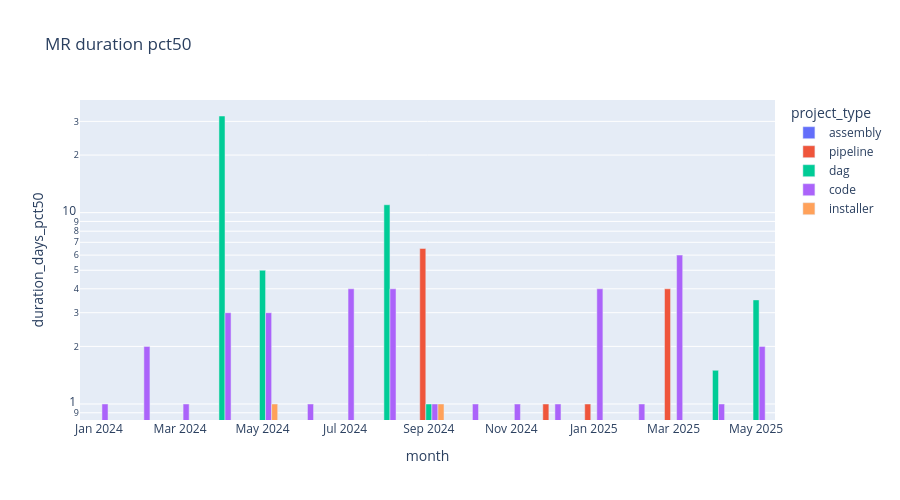

Source (notebook cell):
### Code cell
px.bar(mrs_duration.toPandas(),x='month',y='duration_days_pct50',color='project_type',title='MR duration pct50',height=500,log_y=True,barmode='group')

### Figure 1 — Plotly figure (JSON) as saved in the notebook; plotly's stock layout.template omitted (floating-point values rounded to 4 significant figures)
{"data": [{"alignmentgroup": "True", "hovertemplate": "project_type=assembly<br>month=%{x}<br>duration_days_pct50=%{y}<extra></extra>", "legendgroup": "assembly", "marker": {"color": "#636efa", "pattern": {"shape": ""}}, "name": "assembly", "offsetgroup": "assembly", "orientation": "v", "showlegend": true, "textposition": "auto", "type": "bar", "x": ["2024-06-01T00:00:00", "2024-02-01T00:00:00", "2024-04-01T00:00:00", "2025-02-01T00:00:00", "2025-01-01T00:00:00", "2024-10-01T00:00:00", "2024-12-01T00:00:00", "2024-08-01T00:00:00", "2025-05-01T00:00:00", "2024-03-01T00:00:00", "2025-04-01T00:00:00", "2025-03-01T00:00:00", "2024-11-01T00:00:00", "2024-07-01T00:00:00", "2024-01-01T00:00:00", "2024-09-01T00:00:00", "2024-05-01T00:00:00"], "xaxis": "x", "y": [0, 0, 0, 0, 0, 0, 0, 0, 0, 0, 0, 0, 0, 0, 0, 0, 0], "yaxis": "y"}, {"alignmentgroup": "True", "hovertemplate": "project_type=pipeline<br>month=%{x}<br>duration_days_pct50=%{y}<extra></extra>", "legendgroup": "pipeline", "marker": {"color": "#EF553B", "pattern": {"shape": ""}}, "name": "pipeline", "offsetgroup": "pipeline", "orientation": "v", "showlegend": true, "textposition": "auto", "type": "bar", "x": ["2024-12-01T00:00:00", "2024-08-01T00:00:00", "2024-11-01T00:00:00", "2024-09-01T00:00:00", "2024-06-01T00:00:00", "2025-02-01T00:00:00", "2024-10-01T00:00:00", "2025-03-01T00:00:00", "2024-07-01T00:00:00", "2025-01-01T00:00:00"], "xaxis": "x", "y": [1, 0, 0, 6.5, 0, 0, 0, 4, 0, 1], "yaxis": "y"}, {"alignmentgroup": "True", "hovertemplate": "project_type=dag<br>month=%{x}<br>duration_days_pct50=%{y}<extra></extra>", "legendgroup": "dag", "marker": {"color": "#00cc96", "pattern": {"shape": ""}}, "name": "dag", "offsetgroup": "dag", "orientation": "v", "showlegend": true, "textposition": "auto", "type": "bar", "x": ["2025-05-01T00:00:00", "2024-02-01T00:00:00", "2024-06-01T00:00:00", "2024-11-01T00:00:00", "2024-12-01T00:00:00", "2024-07-01T00:00:00", "2024-04-01T00:00:00", "2024-01-01T00:00:00", "2025-04-01T00:00:00", "2025-03-01T00:00:00", "2024-09-01T00:00:00", "2024-08-01T00:00:00", "2024-10-01T00:00:00", "2024-05-01T00:00:00"], "xaxis": "x", "y": [3.5, 0, 0, 0, 0, 0, 32, 0, 1.5, 0, 1, 11, 0, 5], "yaxis": "y"}, {"alignmentgroup": "True", "hovertemplate": "project_type=code<br>month=%{x}<br>duration_days_pct50=%{y}<extra></extra>", "legendgroup": "code", "marker": {"color": "#ab63fa", "pattern": {"shape": ""}}, "name": "code", "offsetgroup": "code", "orientation": "v", "showlegend": true, "textposition": "auto", "type": "bar", "x": ["2024-07-01T00:00:00", "2024-03-01T00:00:00", "2024-09-01T00:00:00", "2025-05-01T00:00:00", "2024-11-01T00:00:00", "2024-08-01T00:00:00", "2024-05-01T00:00:00", "2025-01-01T00:00:00", "2024-02-01T00:00:00", "2024-06-01T00:00:00", "2024-12-01T00:00:00", "2024-04-01T00:00:00", "2024-01-01T00:00:00", "2025-02-01T00:00:00", "2025-03-01T00:00:00", "2024-10-01T00:00:00", "2025-04-01T00:00:00"], "xaxis": "x", "y": [4, 1, 1, 2, 1, 4, 3, 4, 2, 1, 1, 3, 1, 1, 6, 1, 1], "yaxis": "y"}, {"alignmentgroup": "True", "hovertemplate": "project_type=installer<br>month=%{x}<br>duration_days_pct50=%{y}<extra></extra>", "legendgroup": "installer", "marker": {"color": "#FFA15A", "pattern": {"shape": ""}}, "name": "installer", "offsetgroup": "installer", "orientation": "v", "showlegend": true, "textposition": "auto", "type": "bar", "x": ["2024-11-01T00:00:00", "2025-05-01T00:00:00", "2024-10-01T00:00:00", "2024-07-01T00:00:00", "2024-05-01T00:00:00", "2024-02-01T00:00:00", "2024-04-01T00:00:00", "2024-03-01T00:00:00", "2024-09-01T00:00:00", "2024-06-01T00:00:00", "2024-01-01T00:00:00", "2025-02-01T00:00:00", "2024-08-01T00:00:00", "2025-04-01T00:00:00", "2025-03-01T00:00:00", "2024-12-01T00:00:00", "2025-01-01T00:00:00"], "xaxis": "x", "y": [0, 0, 0, 0, 1, 0, 0, 0, 1, 0, 0, 0, 0, 0, 0, 0, 0], "yaxis": "y"}], "layout": {"barmode": "group", "height": 500, "legend": {"title": {"text": "project_type"}, "tracegroupgap": 0}, "title": {"text": "MR duration pct50"}, "xaxis": {"anchor": "y", "domain": [0, 1], "title": {"text": "month"}}, "yaxis": {"anchor": "x", "domain": [0, 1], "title": {"text": "duration_days_pct50"}, "type": "log"}}}
